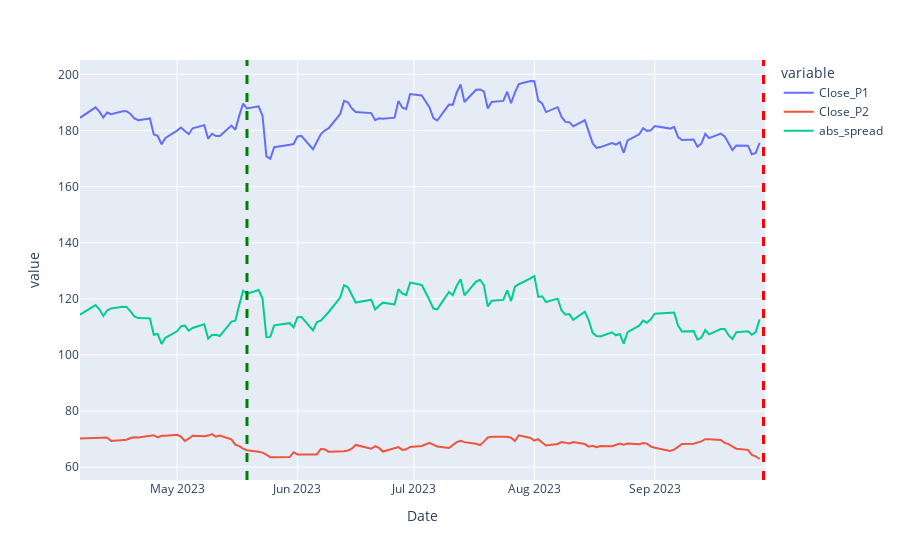

Source (notebook cell):
### Markdown cell above
## Visualize the data

### Code cell
examine_output_data(
    tb=sample_output,
    ticker1=sampled_record.Ticker_P1.values[0],
    ticker2=sampled_record.Ticker_P2.values[0],
    date=sampled_record.Date.values[0]
)
